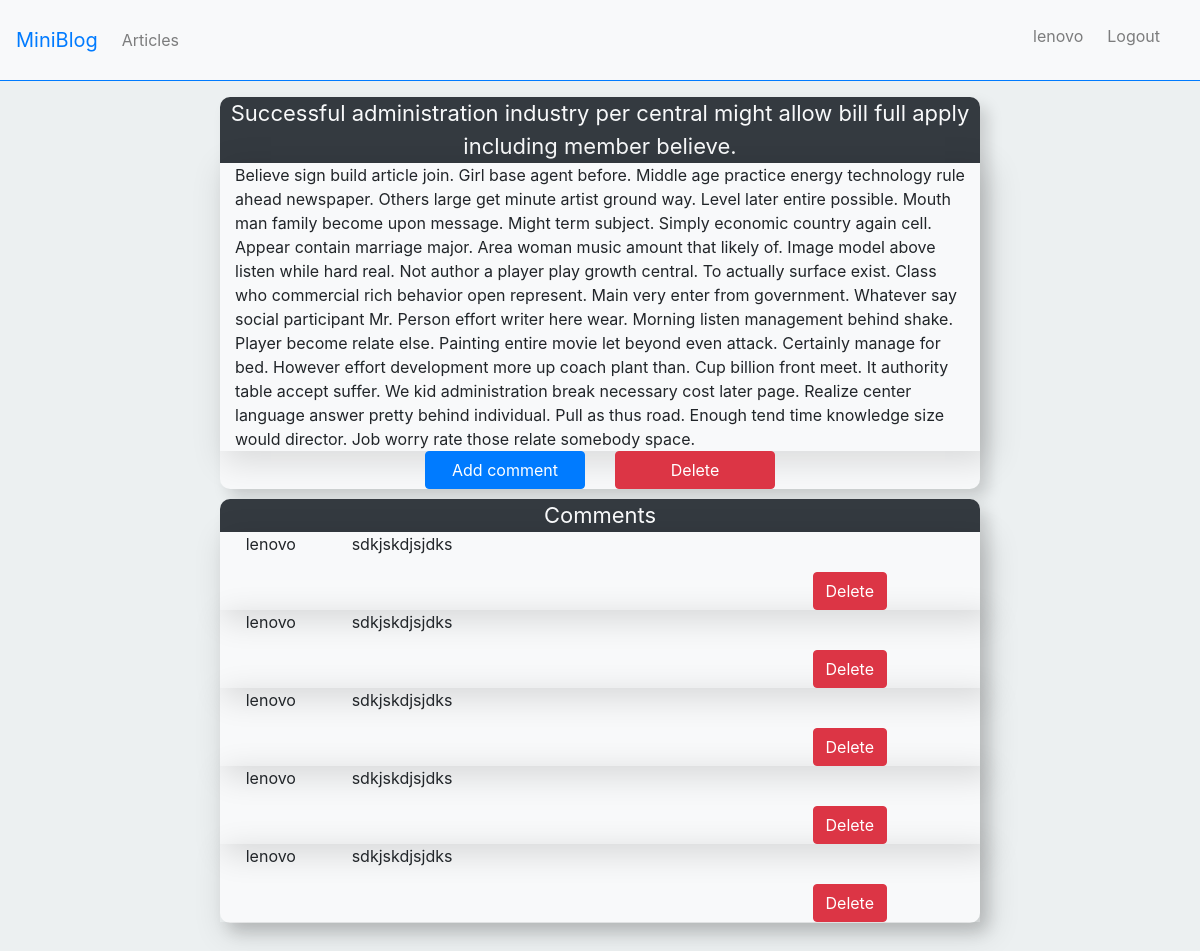
Page /postDetail/300/ (signed in) on the committed database.
### blog/models.py (models this page shows, shortened)
class Post(models.Model):
    user = models.ForeignKey(User, on_delete=models.CASCADE)
    title = models.CharField(null=False,blank=False,max_length=20)
    text = models.TextField(null=False,blank=False,max_length=2000)

class Comment(models.Model):
    Post = models.ForeignKey(Post, on_delete=models.CASCADE)
    user = models.ForeignKey(User, on_delete=models.CASCADE)
    text = models.TextField(null=False,blank=False,max_length=1000)

### blog/views.py (the view)
# urls.py: path('postDetail/<int:pk>/',views.postDetail.as_view(),name="postDetail"),
class postDetail(DetailView):
    template_name='blog/postDetail.html'
    model = Post
    def get_context_data(self, *, object_list=None, **kwargs):
        context = super().get_context_data(**kwargs)
        context["comments"]=self.object.comment_set.all()
        for i in context["comments"]:
            print( i.user.id )
        return context

### templates/blog/postDetail.html (shortened to what this page needs)
{% extends 'blog/base.html' %}
{% load static %}
{% block css %}
<link rel="stylesheet" href="//cdn.jsdelivr.net/npm/medium-editor@latest/dist/css/medium-editor.min.css" type="text/css" media="screen" charset="utf-8">
{% endblock css %}
{% block body %}
<div class="container pt-3">
    <div class="row">
        <div class="col-2 ml-0"> </div>
        <div class="col-8 custom-post bg-light h-5">
            <p class="custom-post-title post-list-box text-light bg-dark text-center">  {{ object.title }} </p>
            <form>
            <div class="">
                <div class="col-12 detail_div  col-12 " > {{ object.text | safe }} </div>
                <div class=" m-0  p-0 d-flex justify-content-center row">
                    <a class="col-3"  href="{% url "blog:editComment" object.id %}"><button type="button" class=" btn btn-primary">Add comment</button></a>
                    {% if object.user == user or user.is_superuser %}
                    <a class="col-3"  href="{% url "blog:deletePost" object.id %}"><button type="button" class=" btn btn-danger">Delete </button> </a>
                    {% endif %}
                </div>
            </div>
        </div>
        <div class="col-2 mr-0"> </div>
    </div>
    {% if comments %}
        <div class="row">
        <div class="col-2 ml-0"></div>
        <div class="col-8 custom-comment bg-light h-5">
            <p class="custom-post-title post-list-box text-light bg-dark text-center"> Comments </p>
            {%  for comment in comments %}
            <div class="comment-container">
            <div class='row'>
                <div class="col-2 text-center"><p> {{ comment.user.username }}  </p></div>
                <div class="col-10" >{{ comment.text | safe }}</div>
            </div>
            {% if comment.user == user or user.is_superuser %}
            <div class="   p-0 d-flex justify-content-end row">
                    <a class="col-3"  href="{% url "blog:deleteComment" comment.id %}"><button type="button" class=" ml-auto btn btn-danger">Delete </button> </a>
            </div>
            {% endif %}
            </div>
            {% endfor %}
       {% endif %}
        <div class="col-2 mr-0"> </div>
    </div>
</div>
{% endblock body %}

### templates/blog/base.html (shortened to what this page needs)
{% load static %}
<!DOCTYPE html>
<html>
    <head>
        {% block css %}
        {% endblock css %}
        <link rel="stylesheet" href="https://maxcdn.bootstrapcdn.com/bootstrap/4.0.0/css/bootstrap.min.css">
        <link rel="stylesheet" href="{% static 'css/base.css' %}">
    </head>
    <body style="background: #ecf0f1;">
        <nav class="navbar navbar-expand-lg navbar-light bg-light border-bottom border-primary" >
        <a class="navbar-brand text-primary" href="#">MiniBlog </a>
        <div class="collapse navbar-collapse" id="navbarText">
            <ul class="navbar-nav mr-auto">
            <li class="nav-item">
                <a class="nav-link" href="{% url "blog:listPost" %}">Articles</a>
            </li>
            </ul>
            <ul class="d-flex justify-content-end   navbar-nav">
            {% if user.is_authenticated %}
            <li class="nav-item">
                <span class="navbar-text mb-0 mt-2 mr-3">
                 <p  href='#'>{{ user.username }}</p>
                </span>
            </li>
            <li class="nav-item">
                <span class="navbar-text mr-3">
                <a class=" nav-link" href="{% url "blog:logout" %}">Logout</a>
                </span>
            </li>
            {% endif %}
            </ul>
        </div>
        </nav>
        <div >
        {% block body %}
        {% endblock body %}
        </div>
    </body>
</html>

### static/css/base.css (style rules this page uses)
body nav span { min-width: 50px; text-align: center; }
.custom-post-title { margin-bottom: 0px; border-radius: 10px 10px 0px 0px; font-size: 22px; }
.custom-post { border: 1px #343a40; box-shadow: 8px 9px 15px 0px rgba(82, 75, 75, 0.15); -webkit-box-shadow: 8px 9px 15px 0px rgba(0,0,0,0.15); -moz-box-shadow: 8px 9px 15px 0px rgba(0,0,0,0.15); border-radius: 10px; margin: 0px 0px; padding: 0px 0px; width: 100%; }
.custom-post button { width: 100%; }
.detail_div { min-height: 200px; -webkit-box-shadow: 7px 8px 31px 4px rgba(0,0,0,0.12); box-shadow: 7px 8px 31px 4px rgba(0,0,0,0.12); }
.comment-container { -webkit-box-shadow: 7px 8px 31px 4px rgba(0,0,0,0.12); box-shadow: 7px 8px 31px 4px rgba(0,0,0,0.12); }
.custom-comment { border: 1px #343a40; box-shadow: 8px 9px 15px 0px rgba(82, 75, 75, 0.15); -webkit-box-shadow: 8px 9px 15px 0px rgba(0,0,0,0.15); -moz-box-shadow: 8px 9px 15px 0px rgba(0,0,0,0.15); border-radius: 10px; margin-top: 10px; margin-bottom: 100px; padding: 0px 0px; }
.btn-primary { background-color: #007bff; }

### rows in the picture
Post: title "Successful administration industry per central might allow bill full apply including member believe.", text "Believe sign build article join. Girl base agent before. Middle age practice energy technology rule ahead newspaper. Others large get minute artist ground way. Level later entire possible. Mouth man family become upon message. Might term subject. Simply economic country again cell. Appear contain marriage major. Area woman music amount that likely of. Image model above listen while hard real. Not author a player play growth central. To actually surface exist. Class who commercial rich behavior open represent. Main very enter from government. Whatever say social participant Mr. Person effort writer here wear. Morning listen management behind shake. Player become relate else. Painting entire…"
Comment: user.username "lenovo", text "sdkjskdjsjdks", shows "Delete"
Comment: user.username "lenovo", text "sdkjskdjsjdks", shows "Delete"
Comment: user.username "lenovo", text "sdkjskdjsjdks", shows "Delete"
Comment: user.username "lenovo", text "sdkjskdjsjdks", shows "Delete"
Comment: user.username "lenovo", text "sdkjskdjsjdks", shows "Delete"

### other values in the picture
{{ user.username }} "lenovo"
